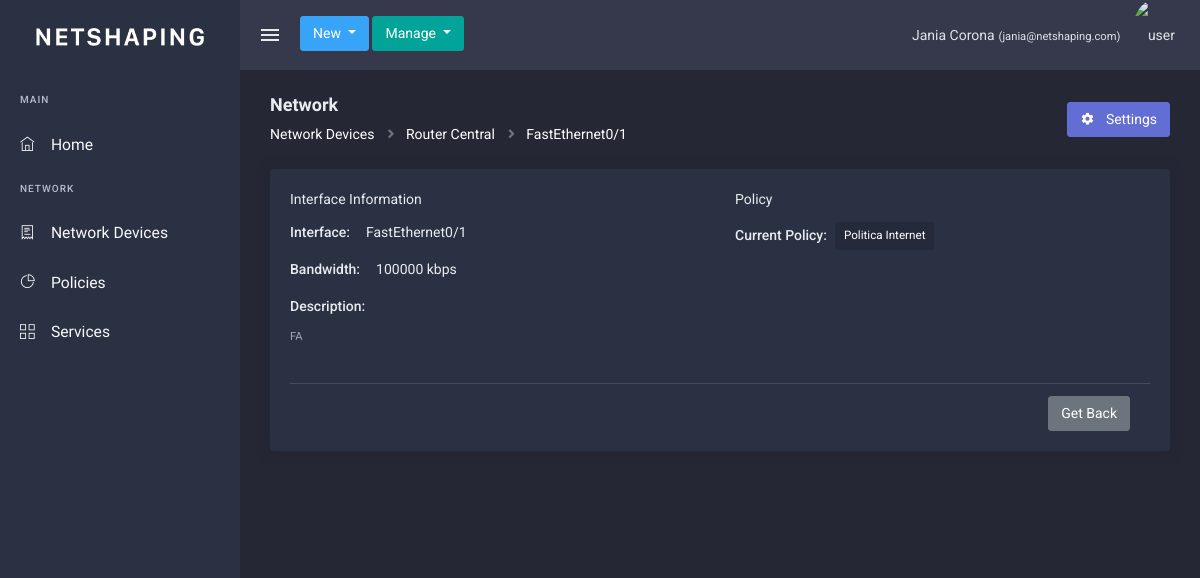
Page /interfaces/3 (signed in) on the committed database.
### models/user.py (models this page shows, shortened)
class User(UserMixin, BaseModel):
    id = db.Column(db.Integer, primary_key=True)
    name = db.Column(db.String, nullable=False, unique=False)
    email = db.Column(db.String(40), unique=True, nullable=False)
    password = db.Column(
        db.String(200), primary_key=False, unique=False, nullable=False
    )

### models/device.py (models this page shows, shortened)
class Device(BaseModel):
    id = db.Column(db.Integer, primary_key=True)
    device_type = db.Column(db.String(50), default="router", nullable=False)
    name = db.Column(db.String(80), unique=True, nullable=False)
    description = db.Column(db.String(2000))
    host = db.Column(db.String(200), unique=True)
    ssh_username = db.Column(db.String(40))
    ssh_password = db.Column(db.String(150))
    interfaces = db.relationship("Interface", back_populates="device", cascade="all")

### models/interface.py (models this page shows, shortened)
class Interface(BaseModel):
    id = db.Column(db.Integer, primary_key=True)
    name = db.Column(db.String(80), nullable=False)
    bandwidth = db.Column(db.Integer)
    description = db.Column(db.String(2000))
    policy_id = db.Column(db.Integer, db.ForeignKey("policy.id"))
    device_id = db.Column(db.Integer, db.ForeignKey("device.id"), nullable=False)
    policy = db.relationship("Policy", back_populates="interfaces", uselist=False)
    device = db.relationship("Device", back_populates="interfaces", uselist=False)

### models/policy.py (models this page shows, shortened)
class Policy(BaseModel):
    id = db.Column(db.Integer, primary_key=True)
    name = db.Column(db.String(80), nullable=False)
    description = db.Column(db.String(2000))
    services = db.relationship("ServicePolicySettings", back_populates="policy")
    interfaces = db.relationship("Interface", back_populates="policy")

### views.py (the view)
@app.route("/interfaces/<id>", methods=["GET"])
@login_required
def interfaces(id=None):
    if id:
        interface = Interface.query.get(int(id))
        title = "%r | %r" % (interface.name, interface.device.name)
        return render_template(
            "interfaces/show.html",
            title=title,
            interface=interface,
            current_user=current_user,
        )

### templates/interfaces/show.html
{% extends "base.html" %} {% block content %}
<div class="content">
    <div class="container-fluid">
        <div class="page-title-box">
            <div class="row align-items-center">
                <div class="col-sm-6">
                    <h4 class="page-title">
                        <a href="{{url_for('devices')}}">Network</a>
                    </h4>
                    <ol class="breadcrumb">
                        <li class="breadcrumb-item">
                            <a href="{{url_for('devices')}}">Network Devices</a>
                        </li>
                        <li class="breadcrumb-item">
                            <a
                                href="{{url_for('devices', id=interface.device.id)}}"
                                >{{interface.device.name}}</a
                            >
                        </li>
                        <li class="breadcrumb-item">
                            <a href="{{url_for('interfaces', id=interface.id)}}"
                                >{{interface.name}}</a
                            >
                        </li>
                    </ol>
                </div>
                <div class="col-sm-6 ">
                    <div class="float-right d-none d-md-block">
                        <a
                            href="{{url_for('update_interface', id=interface.id)}}"
                            class="btn btn-primary"
                        >
                            <i class="mdi mdi-settings mr-2"></i>
                            Settings
                        </a>
                    </div>
                </div>
            </div>
        </div>
        <form>
            <div class="card" style="width: 100%">
                <div class="card-body">
                    <div class="row">
                        <div class="col">
                            <div class="card-title">Interface Information</div>
                            <div class="form-group form-inline">
                                <label for="deviceType">Interface: </label>
                                <span>
                                    <span class="ml-3">
                                        {{interface.name}}
                                    </span>
                                </span>
                            </div>
                            <div class="form-group">
                                <div class="form-inline">
                                    <label for="deviceName">Bandwidth: </label>
                                    <span stlye="width: 100%;">
                                        <span class="ml-3">
                                            {% if interface.bandwidth: %}
                                            {{interface.bandwidth}} kbps {%
                                            else: %} - {% endif %}
                                        </span>
                                    </span>
                                </div>
                            </div>
                            <div class="form-group">
                                <div>
                                    <label for="deviceDescription"
                                        >Description:</label
                                    >
                                </div>
                                <small class="form-text text-muted">
                                    {% if interface.description: %}
                                    {{interface.description}} {%else: %} - {%
                                    endif %}
                                </small>
                            </div>
                        </div>
                        <div class="col">
                            <div class="card-title">Policy</div>
                            <div class="form-group">
                                <div class="form-inline">
                                    <label for="deviceHost"
                                        >Current Policy:
                                    </label>
                                    <div class="ml-2">
                                        <div>
                                            {% if interface.policy: %}
                                            <a
                                                href="{{url_for('policies',id=interface.policy.id)}}"
                                                class="btn btn-sm btn-dark"
                                                >{{interface.policy.name}}</a
                                            >
                                            {% else: %} - {% endif %}
                                        </div>
                                    </div>
                                </div>
                            </div>
                        </div>
                    </div>
                    <br />
                    <div class="card-footer bg-transparent">
                        <div class="float-right">
                            <a
                                href="{{url_for('devices',id=interface.device.id)}}"
                                class="btn btn-secondary"
                                >Get Back</a
                            >
                        </div>
                    </div>
                </div>
            </div>
        </form>
    </div>
</div>
{% endblock %}

### templates/base.html (shortened to what this page needs)
<!DOCTYPE html>
<html lang="en">
    <head>
        {% block head %}
        <link
            href="{{url_for('static', filename='css/icons.css')}}"
            rel="stylesheet"
            type="text/css"
        />
        <link
            href="{{url_for('static', filename='css/metismenu.min.css')}}"
            rel="stylesheet"
            type="text/css"
        />
        <link
            href="{{url_for('static', filename='css/bootstrap.min.css')}}"
            rel="stylesheet"
            type="text/css"
        />
        <link
            href="{{url_for('static', filename='css/style.css')}}"
            rel="stylesheet"
            type="text/css"
        />
        {% endblock %}
    </head>
    <body>
        <div id="wrapper">
            <div class="topbar">
                <div class="topbar-left">
                    <a href="/" class="logo">
                        <span>
                            <img
                                src="{{url_for('static', filename='images/netshaping.png')}}"
                                alt=""
                                height="18"
                            />
                        </span>
                    </a>
                </div>
                <nav class="navbar-custom">
                    <ul class="navbar-right list-inline float-right mb-0">
                        <li class="dropdown notification-list list-inline-item">
                            <div class="dropdown notification-list nav-pro-img">
                                <a
                                    class="dropdown-toggle nav-link arrow-none waves-effect nav-user inline"
                                    data-toggle="dropdown"
                                    href="#"
                                    role="button"
                                    aria-haspopup="false"
                                    aria-expanded="false"
                                >
                                    <span class="mr-2"
                                        >{{current_user.name}}<small class="ml-1"
                                            >({{current_user.email}})</small
                                        ></span
                                    >
                                    <img
                                        src="https://upload.wikimedia.org/wikipedia/commons/5/50/Black_colour.jpg"
                                        alt="user"
                                        class="rounded-circle"
                                    />
                                </a>
                            </div>
                        </li>
                    </ul>
                    <ul class="list-inline menu-left mb-0">
                        <li class="float-left">
                            <button class="button-menu-mobile open-left waves-effect">
                                <i class="mdi mdi-menu"></i>
                            </button>
                        </li>
                        <li class="d-none d-sm-block">
                            <div class="dropdown pt-3 d-inline-block">
                                <a
                                    class="btn btn-info dropdown-toggle"
                                    href="#"
                                    role="button"
                                    id="dropdownMenuLink"
                                    data-toggle="dropdown"
                                    aria-haspopup="true"
                                    aria-expanded="false"
                                >
                                    New
                                </a>
                            </div>
                            <div class="dropdown pt-3 d-inline-block">
                                <a
                                    class="btn btn-success dropdown-toggle"
                                    href="#"
                                    role="button"
                                    id="dropdownMenuLink"
                                    data-toggle="dropdown"
                                    aria-haspopup="true"
                                    aria-expanded="false"
                                >
                                    Manage
                                </a>
                            </div>
                        </li>
                    </ul>
                </nav>
            </div>
            <div class="left side-menu">
                <div class="slimscroll-menu" id="remove-scroll">
                    <div id="sidebar-menu">
                        <ul class="metismenu" id="side-menu">
                            <li class="menu-title">Main</li>
                            <li>
                                <a href="{{url_for('devices')}}" class="waves-effect text-light">
                                    <i class="ti-home"></i><span> Home </span>
                                </a>
                            </li>
                            <li class="menu-title">Network</li>
                            <li>
                                <a href="{{url_for('devices')}}" class="waves-effect text-light"
                                    ><i class="ti-receipt"></i><span> Network Devices </span></a
                                >
                            </li>
                            <li>
                                <a href="{{url_for('policies')}}" class="waves-effect text-light"
                                    ><i class="ti-pie-chart"></i><span> Policies </span></a
                                >
                            </li>
                            <li>
                                <a href="{{url_for('services')}}" class="waves-effect text-light"
                                    ><i class="ti-view-grid"></i><span> Services </span></a
                                >
                            </li>
                        </ul>
                    </div>
                </div>
            </div>
            <div class="content-page">
                {% block content %}{% endblock %}
            </div>
        </div>
    </body>
</html>

### rows in the picture
User: name "Jania Corona", email "jania@netshaping.com"
Device: device.name "Router Central"
Interface: name "FastEthernet0/1", bandwidth "100000", description "FA"
Policy: policy.name "Politica Internet"
